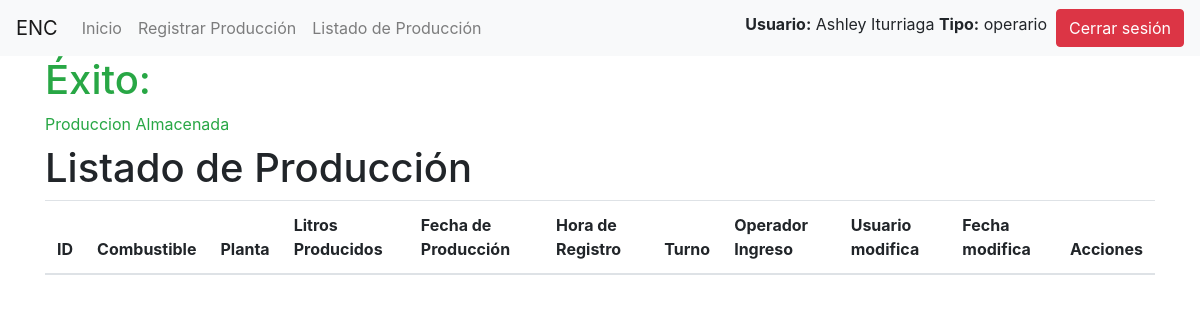
The page /listado/ (signed in) on the database as committed earlier.
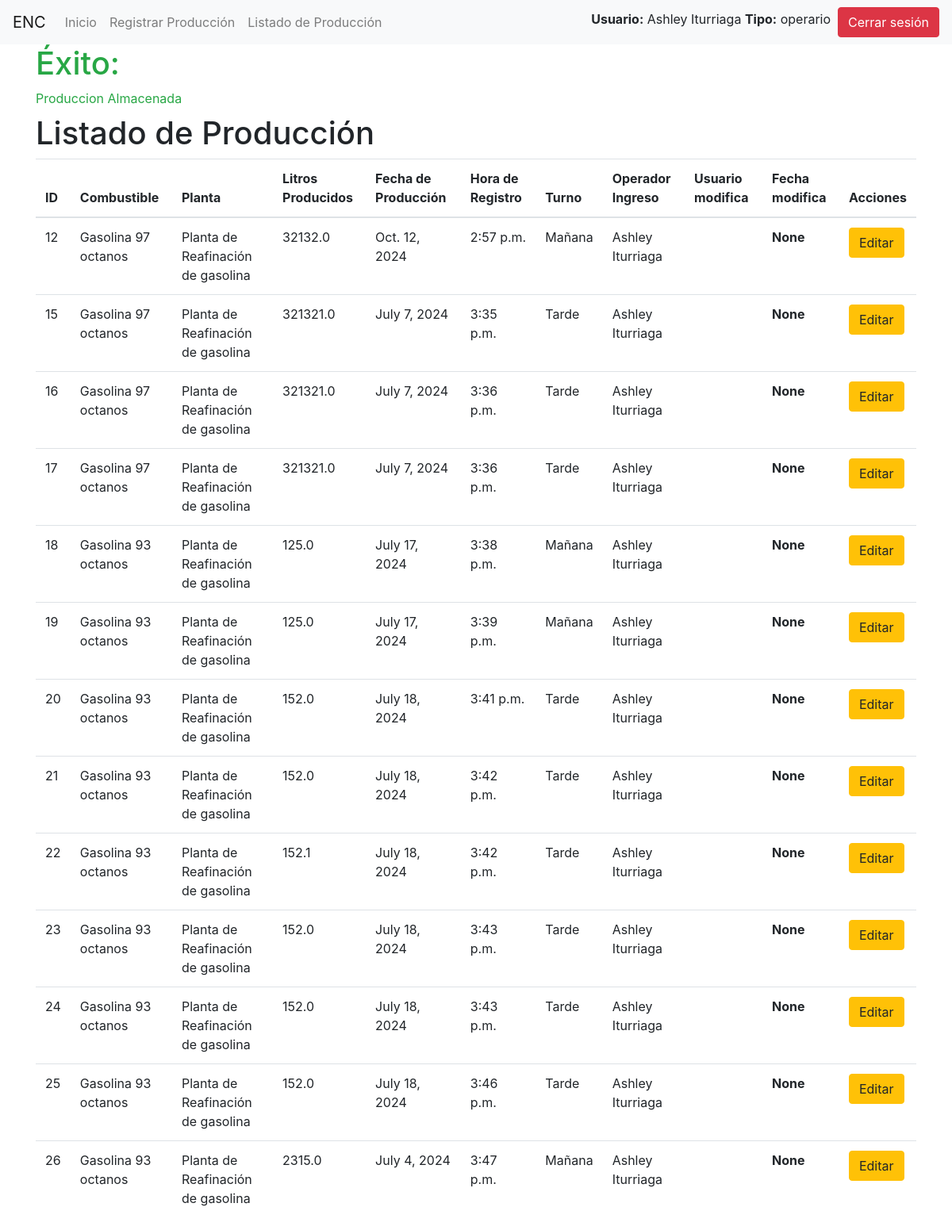
The same page on the database as committed later.
### produccion/models.py (models this page shows, shortened)
class Produccion(models.Model):
    codigo_combustible = models.ForeignKey(Producto, on_delete=models.CASCADE)
    litros_producidos = models.FloatField()
    fecha_produccion = models.DateField()
    turno = models.CharField(max_length=2, choices=[('AM', 'Mañana'), ('PM', 'Tarde'), ('MM', 'Noche')])
    hora_registro = models.TimeField(auto_now_add=True)
    operador = models.ForeignKey(User, on_delete=models.CASCADE, related_name='producciones_registradas')
    modificado_por = models.ForeignKey(User, on_delete=models.SET_NULL, null=True, blank=True, related_name='producciones_modificadas')
    fecha_modificacion = models.DateTimeField(null=True, blank=True)
    anulado = models.BooleanField(default=False)

class Producto(models.Model):
    codigo = models.CharField(max_length=10, unique=True)
    nombre = models.CharField(max_length=100)
    planta = models.ForeignKey(Planta, on_delete=models.CASCADE)

class Planta(models.Model):
    codigo = models.CharField(max_length=10, unique=True)
    nombre = models.CharField(max_length=100)

### produccion/views.py (the view)
# urls.py: path('listado/', views.listado_produccion, name='listado_produccion'),
@login_required
def listado_produccion(request):
    mensaje_exito = request.session.get('mensaje_exito', '')
    request.session['mensaje_exito'] = ''
    if request.user.is_staff:
        producciones = Produccion.objects.filter(anulado=False).select_related('codigo_combustible__planta', 'operador')
    else:
        producciones = Produccion.objects.filter(operador=request.user, anulado=False).select_related('codigo_combustible__planta', 'operador')
    return render(request, 'produccion/listado_produccion.html', {'producciones': producciones, 'mensaje_exito': mensaje_exito})

### produccion/templates/produccion/listado_produccion.html (shortened to what this page needs)
{% extends 'produccion/base.html' %}
{% block content %}
<h1>Listado de Producción</h1>
<table class="table">
    <thead>
        <tr>
            <th>ID</th>
            <th>Combustible</th>
            <th>Planta</th>
            <th>Litros Producidos</th>
            <th>Fecha de Producción</th>
            <th>Hora de Registro</th>
            <th>Turno</th>
            <th>Operador Ingreso</th>
            <th>Usuario modifica</th>
            <th>Fecha modifica</th>
            <th>Acciones</th>
        </tr>
    </thead>
    <tbody>
        {% for produccion in producciones %}
        <tr>
            <td>{{ produccion.id }}</td>
            <td>{{ produccion.codigo_combustible.nombre }}</td>
            <td>{{ produccion.codigo_combustible.planta.nombre }}</td>
            <td>{{ produccion.litros_producidos }}</td>
            <td>{{ produccion.fecha_produccion }}</td>
            <td>{{ produccion.hora_registro }}</td>
            <td>{{ produccion.get_turno_display }}</td>
            <td>{{ produccion.operador.first_name }} {{ produccion.operador.last_name }}</td>
            <td>{{ produccion.modificado_por.first_name }} {{ produccion.modificado_por.last_name }}</td>
            <th>{{ produccion.fecha_modificacion }}</th>
            <td>
                <a href="{% url 'editar_produccion' produccion.id %}" class="btn btn-warning">Editar</a>
            </td>
        </tr>
        {% endfor %}
    </tbody>
</table>
{% endblock %}

### produccion/templates/produccion/base.html (shortened to what this page needs)
<!DOCTYPE html>
<html>
<head>
    <link rel="stylesheet" href="https://stackpath.bootstrapcdn.com/bootstrap/4.3.1/css/bootstrap.min.css">
</head>
<body>
    <nav class="navbar navbar-expand-lg navbar-light bg-light">
        <a class="navbar-brand" href="#">ENC</a>
        <div class="collapse navbar-collapse">
            <ul class="navbar-nav mr-auto">
                <li class="nav-item">
                    <a class="nav-link" href="{% url 'index' %}">Inicio</a>
                </li>
                {% if user.is_authenticated %}
                <li class="nav-item">
                    <a class="nav-link" href="{% url 'registro_produccion' %}">Registrar Producción</a>
                </li>
                <li class="nav-item">
                    <a class="nav-link" href="{% url 'listado_produccion' %}">Listado de Producción</a>
                </li>
                {% else %}
                <li class="nav-item">
                    <a class="nav-link" href="{% url 'login' %}">Iniciar Sesión</a>
                </li>
                {% endif %}
            </ul>
        </div>
        {% if user.is_authenticated %}
        <label>
            <b>Usuario:</b> {{ user.first_name }} {{ user.last_name }}
            <b>Tipo:</b> {% for group in user.groups.all %}
                            {{ group.name }}
                         {% endfor %}
        </label>
        <form action="{% url 'logout' %}" method="post">
            <button type="submit" class="btn btn-danger">Cerrar sesión</button>
        </form>
        {% endif %}
    </nav>
    <div class="container">
        {% if mensaje_exito %}
            <label class="text-success"><h1>Éxito:</h1> {{ mensaje_exito }}</label>
        {% endif %}
        {% block content %}
        {% endblock %}
    </div>
</body>
</html>

Rows that differ between the two databases and show on the page:
added Produccion: id "12", codigo_combustible.nombre "Gasolina 97 octanos", codigo_combustible.planta.nombre "Planta de Reafinación de gasolina", litros_producidos "32132.0", fecha_produccion "Oct. 12, 2024", hora_registro "2:57 p.m.", turno "Mañana", operador.first_name "Ashley", operador.last_name "Iturriaga", fecha_modificacion "None"
added Produccion: id "15", codigo_combustible.nombre "Gasolina 97 octanos", codigo_combustible.planta.nombre "Planta de Reafinación de gasolina", litros_producidos "321321.0", fecha_produccion "July 7, 2024", hora_registro "3:35 p.m.", turno "Tarde", operador.first_name "Ashley", operador.last_name "Iturriaga", fecha_modificacion "None"
added Produccion: id "16", codigo_combustible.nombre "Gasolina 97 octanos", codigo_combustible.planta.nombre "Planta de Reafinación de gasolina", litros_producidos "321321.0", fecha_produccion "July 7, 2024", hora_registro "3:36 p.m.", turno "Tarde", operador.first_name "Ashley", operador.last_name "Iturriaga", fecha_modificacion "None"
added Produccion: id "17", codigo_combustible.nombre "Gasolina 97 octanos", codigo_combustible.planta.nombre "Planta de Reafinación de gasolina", litros_producidos "321321.0", fecha_produccion "July 7, 2024", hora_registro "3:36 p.m.", turno "Tarde", operador.first_name "Ashley", operador.last_name "Iturriaga", fecha_modificacion "None"
added Produccion: id "18", codigo_combustible.nombre "Gasolina 93 octanos", codigo_combustible.planta.nombre "Planta de Reafinación de gasolina", litros_producidos "125.0", fecha_produccion "July 17, 2024", hora_registro "3:38 p.m.", turno "Mañana", operador.first_name "Ashley", operador.last_name "Iturriaga", fecha_modificacion "None"
added Produccion: id "19", codigo_combustible.nombre "Gasolina 93 octanos", codigo_combustible.planta.nombre "Planta de Reafinación de gasolina", litros_producidos "125.0", fecha_produccion "July 17, 2024", hora_registro "3:39 p.m.", turno "Mañana", operador.first_name "Ashley", operador.last_name "Iturriaga", fecha_modificacion "None"
added Produccion: id "20", codigo_combustible.nombre "Gasolina 93 octanos", codigo_combustible.planta.nombre "Planta de Reafinación de gasolina", litros_producidos "152.0", fecha_produccion "July 18, 2024", hora_registro "3:41 p.m.", turno "Tarde", operador.first_name "Ashley", operador.last_name "Iturriaga", fecha_modificacion "None"
added Produccion: id "21", codigo_combustible.nombre "Gasolina 93 octanos", codigo_combustible.planta.nombre "Planta de Reafinación de gasolina", litros_producidos "152.0", fecha_produccion "July 18, 2024", hora_registro "3:42 p.m.", turno "Tarde", operador.first_name "Ashley", operador.last_name "Iturriaga", fecha_modificacion "None"
added Produccion: id "22", codigo_combustible.nombre "Gasolina 93 octanos", codigo_combustible.planta.nombre "Planta de Reafinación de gasolina", litros_producidos "152.1", fecha_produccion "July 18, 2024", hora_registro "3:42 p.m.", turno "Tarde", operador.first_name "Ashley", operador.last_name "Iturriaga", fecha_modificacion "None"
added Produccion: id "23", codigo_combustible.nombre "Gasolina 93 octanos", codigo_combustible.planta.nombre "Planta de Reafinación de gasolina", litros_producidos "152.0", fecha_produccion "July 18, 2024", hora_registro "3:43 p.m.", turno "Tarde", operador.first_name "Ashley", operador.last_name "Iturriaga", fecha_modificacion "None"
added Produccion: id "24", codigo_combustible.nombre "Gasolina 93 octanos", codigo_combustible.planta.nombre "Planta de Reafinación de gasolina", litros_producidos "152.0", fecha_produccion "July 18, 2024", hora_registro "3:43 p.m.", turno "Tarde", operador.first_name "Ashley", operador.last_name "Iturriaga", fecha_modificacion "None"
added Produccion: id "25", codigo_combustible.nombre "Gasolina 93 octanos", codigo_combustible.planta.nombre "Planta de Reafinación de gasolina", litros_producidos "152.0", fecha_produccion "July 18, 2024", hora_registro "3:46 p.m.", turno "Tarde", operador.first_name "Ashley", operador.last_name "Iturriaga", fecha_modificacion "None"
added Produccion: id "26", codigo_combustible.nombre "Gasolina 93 octanos", codigo_combustible.planta.nombre "Planta de Reafinación de gasolina", litros_producidos "2315.0", fecha_produccion "July 4, 2024", hora_registro "3:47 p.m.", turno "Mañana", operador.first_name "Ashley", operador.last_name "Iturriaga", fecha_modificacion "None"
